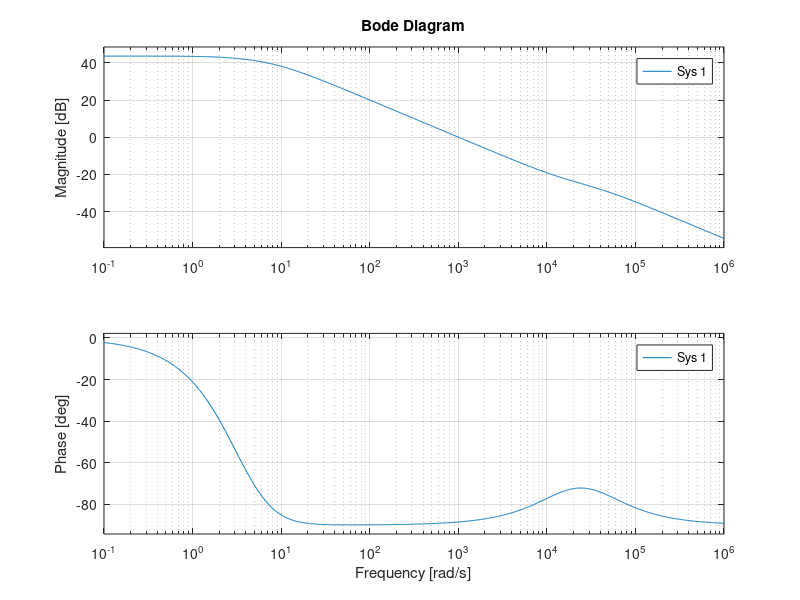

The MATLAB source for this figure:
%{
% generate a frequency vector and response data 
freqp = logspace(1,2);
respp = .05*(freq).*exp(i*2*freq);
% Create a FRD model
sysp = frd(resp,freq);
%}
%tf = tfest(frd_2,2,0); 
s =tf('s');
model = (1007*s-4404)/(s^2-4.358*s-29.02);
%step(tf)
%sisotool(tf)
G=model;
WgD=421*180/pi;
PMD=30;
[mag,phase]=bode(G,WgD*pi/180);
%bode(G)
%sisotool(G)
phim = PMD -180-phase;
alpha = (1+sin(phim))/(1-sin(phim));
T1 = 1/(WgD*sqrt(alpha));
C1= tf([alpha*T1 1],[T1 1]);
bode(C1*G);

%{
alfa = (1+sin(phim*pi/180))/(1-sin(phim*pi/180));
T1 = 1/(WgD*sqrt(alfa));

[mag1,phase1]= bode(C1*G, WgD);

k=1/mag1;
C_adel =k*C1;
bode(C_adel*G)
%}





